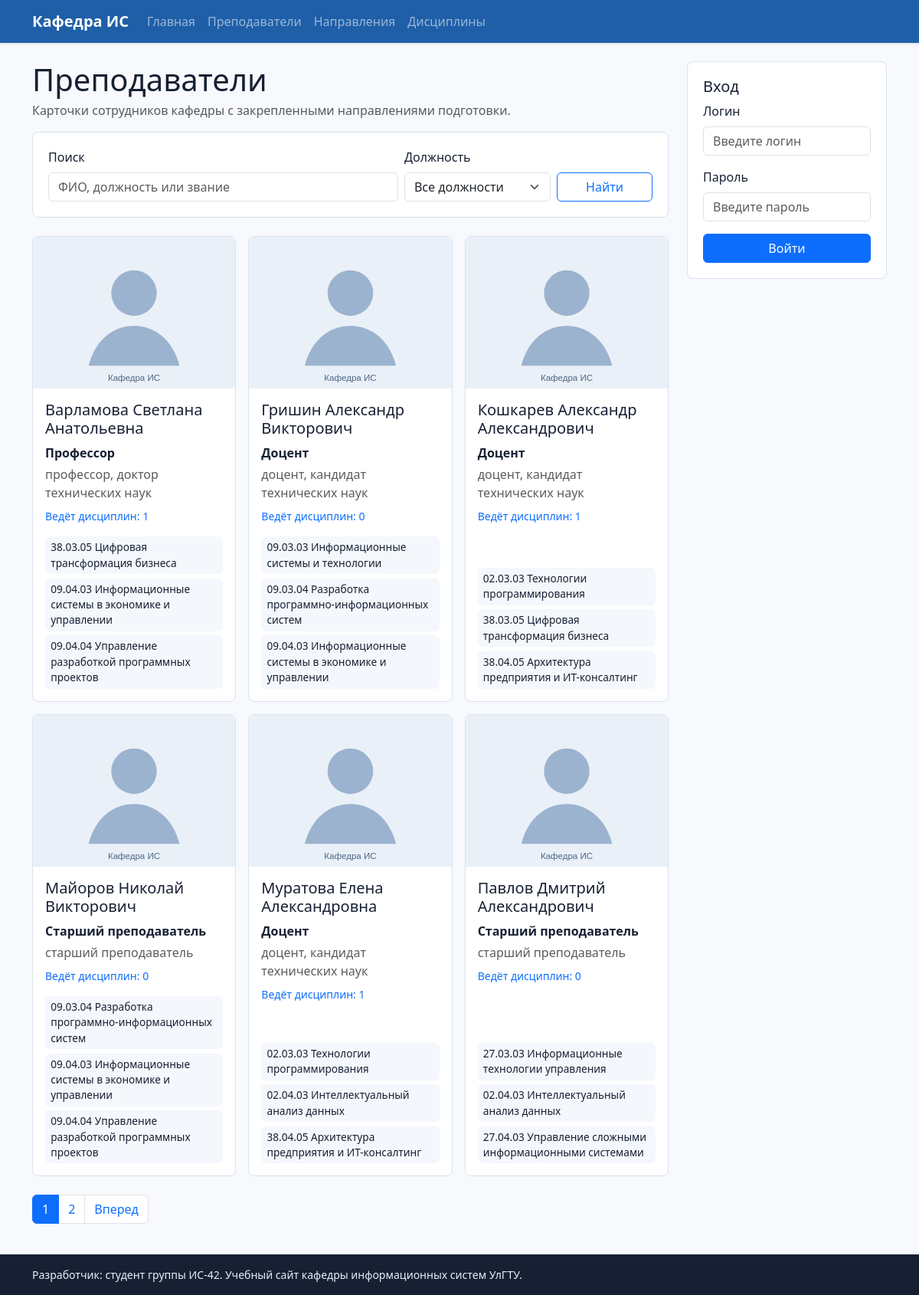
Screenshot of /teachers/ with the database file from the repository.
### core/models.py (models this page shows, shortened)
class Teacher(models.Model):
    POSITION_HEAD = 'Заведующий кафедрой'
    POSITION_PROFESSOR = 'Профессор'
    POSITION_DOCENT = 'Доцент'
    POSITION_SENIOR = 'Старший преподаватель'
    POSITION_CHOICES = [
        (POSITION_HEAD, POSITION_HEAD),
        (POSITION_PROFESSOR, POSITION_PROFESSOR),
        (POSITION_DOCENT, POSITION_DOCENT),
        (POSITION_SENIOR, POSITION_SENIOR),
    ]
    user = models.OneToOneField(
        settings.AUTH_USER_MODEL,
        verbose_name='Учетная запись',
        on_delete=models.SET_NULL,
        blank=True,
        null=True,
        related_name='teacher_profile',
    )
    full_name = models.CharField('ФИО', max_length=180)
    position = models.CharField('Должность', max_length=80, choices=POSITION_CHOICES)
    academic_title = models.CharField('Ученое звание', max_length=120, blank=True)
    photo_url = models.URLField('URL фотографии', blank=True)
    directions = models.ManyToManyField(Direction, verbose_name='Направления подготовки', blank=True)
    bio = models.TextField('Краткая информация', blank=True)
    class Meta:
        ordering = ['full_name']
        verbose_name = 'преподаватель'
        verbose_name_plural = 'преподаватели'

class Direction(models.Model):
    qualification = models.CharField('Квалификация', max_length=80)
    code = models.CharField('Код направления', max_length=20, blank=True)
    name = models.CharField('Направление', max_length=180)
    profile = models.CharField('Профиль', max_length=220)
    class Meta:
        ordering = ['qualification', 'code', 'name', 'profile']
        verbose_name = 'направление подготовки'
        verbose_name_plural = 'направления подготовки'

### core/views.py (the view)
# urls.py: path('teachers/', views.teacher_list, name='teachers'),
def teacher_list(request):
    teachers = Teacher.objects.prefetch_related('directions').select_related('user')
    query = request.GET.get('q', '').strip()
    position = request.GET.get('position', '').strip()
    if query:
        teachers = teachers.filter(
            Q(full_name__icontains=query)
            | Q(position__icontains=query)
            | Q(academic_title__icontains=query)
        )
    if position:
        teachers = teachers.filter(position=position)
    paginator = Paginator(teachers, 6)
    page_obj = paginator.get_page(request.GET.get('page'))
    params = request.GET.copy()
    params.pop('page', None)
    context = auth_context(request) | {
        'title': 'Преподаватели',
        'page_obj': page_obj,
        'positions': Teacher.POSITION_CHOICES,
        'query': query,
        'position': position,
        'query_string': urlencode(params, doseq=True),
    }
    return render(request, 'core/teacher_list.html', context)

### core/forms.py
class BootstrapAuthenticationForm(AuthenticationForm):
    username = forms.CharField(
        label='Логин',
        widget=forms.TextInput(attrs={'class': 'form-control', 'placeholder': 'Введите логин'}),
    )
    password = forms.CharField(
        label='Пароль',
        widget=forms.PasswordInput(attrs={'class': 'form-control', 'placeholder': 'Введите пароль'}),
    )

### core/views.py (called while the page is built)
def auth_context(request):
    return {'login_form': BootstrapAuthenticationForm(request)}

### core/templates/core/teacher_list.html (shortened to what this page needs)
{% extends 'core/base.html' %}
{% load static %}
{% block content %}
<div class="d-flex flex-column flex-md-row justify-content-between gap-3 mb-3">
    <div>
        <h1 class="mb-1">Преподаватели</h1>
        <p class="text-muted mb-0">Карточки сотрудников кафедры с закрепленными направлениями подготовки.</p>
    </div>
</div>
<form method="get" class="filters mb-4">
    <div class="row g-2">
        <div class="col-md-7">
            <label class="form-label" for="q">Поиск</label>
            <input class="form-control" id="q" name="q" type="search" value="{{ query }}" placeholder="ФИО, должность или звание">
        </div>
        <div class="col-md-3">
            <label class="form-label" for="position">Должность</label>
            <select class="form-select" id="position" name="position">
                <option value="">Все должности</option>
            </select>
        </div>
        <div class="col-md-2 d-flex align-items-end">
            <button class="btn btn-outline-primary w-100" type="submit">Найти</button>
        </div>
    </div>
</form>
<div class="teacher-grid">
    {% for teacher in page_obj %}
        <article class="teacher-card">
            <img class="teacher-photo" src="{{ teacher.photo_url|default:'/static/core/teacher-placeholder.svg' }}" alt="Фото преподавателя {{ teacher.full_name }}">
            <div class="teacher-body">
                <h2 class="h5">{{ teacher.full_name }}</h2>
                <p class="mb-1"><strong>{{ teacher.position }}</strong></p>
                <p class="text-muted mb-2">{{ teacher.academic_title|default:'Звание не указано' }}</p>
                <p class="small text-primary">
                     Ведёт дисциплин: {{ teacher.subjects.count }}
                </p>
                <div class="directions-list">
                    {% for direction in teacher.directions.all|slice:':3' %}
                        <span>{{ direction.code }} {{ direction.profile }}</span>
                    {% empty %}
                        <span>Направления не назначены</span>
                    {% endfor %}
                </div>
            </div>
        </article>
    {% empty %}
        <div class="alert alert-info">Преподаватели не найдены.</div>
    {% endfor %}
</div>
{% include 'core/pagination.html' %}
{% endblock %}

### core/templates/core/base.html (shortened to what this page needs)
{% load static %}
<!doctype html>
<html lang="ru">
<head>
    <link href="https://cdn.jsdelivr.net/npm/bootstrap@5.3.3/dist/css/bootstrap.min.css" rel="stylesheet">
    <link rel="stylesheet" href="{% static 'core/styles.css' %}">
</head>
<body class="d-flex flex-column min-vh-100">
<nav class="navbar navbar-expand-lg navbar-dark bg-primary shadow-sm">
    <div class="container">
        <a class="navbar-brand fw-semibold" href="{% url 'home' %}">Кафедра ИС</a>
        <div class="collapse navbar-collapse" id="mainNav">
            <ul class="navbar-nav me-auto mb-2 mb-lg-0">
                <li class="nav-item"><a class="nav-link" href="{% url 'home' %}">Главная</a></li>
                <li class="nav-item"><a class="nav-link" href="{% url 'teachers' %}">Преподаватели</a></li>
                <li class="nav-item"><a class="nav-link" href="{% url 'directions' %}">Направления</a></li>
                <li class="nav-item"><a class="nav-link" href="{% url 'subjects' %}">Дисциплины</a></li>
            </ul>
        </div>
    </div>
</nav>
<main class="flex-grow-1 py-4">
    <div class="container">
        <div class="row g-4 align-items-start">
            <section class="{% if hide_auth_panel %}col-12{% else %}col-lg-8 col-xl-9{% endif %}">
                {% block content %}{% endblock %}
            </section>
            {% if not hide_auth_panel %}
            <aside class="col-lg-4 col-xl-3">
                <div class="auth-panel">
                    {% if user.is_authenticated %}
                        <h2 class="h5">Добро пожаловать</h2>
                        <p class="mb-2">{{ user.get_username }}</p>
                        {% if user.is_staff %}
                            <span class="badge text-bg-success">Администратор</span>
                        {% else %}
                            <span class="badge text-bg-secondary">Преподаватель</span>
                        {% endif %}
                        <form method="post" action="{% url 'logout' %}" class="mt-3">
                            {% csrf_token %}
                            <button class="btn btn-outline-primary w-100" type="submit">Выйти</button>
                        </form>
                    {% else %}
                        <h2 class="h5">Вход</h2>
                        <form method="post" action="{% url 'login' %}" novalidate>
                            <div class="mb-3">
                                <label class="form-label" for="{{ login_form.username.id_for_label }}">Логин</label>
                                {{ login_form.username }}
                            </div>
                            <div class="mb-3">
                                <label class="form-label" for="{{ login_form.password.id_for_label }}">Пароль</label>
                                {{ login_form.password }}
                            </div>
                            <button class="btn btn-primary w-100" type="submit">Войти</button>
                        </form>
                    {% endif %}
                </div>
            </aside>
            {% endif %}
        </div>
    </div>
</main>
<footer class="site-footer mt-auto py-3">
    <div class="container small">Разработчик: студент группы ИС-42. Учебный сайт кафедры информационных систем УлГТУ.</div>
</footer>
</body>
</html>

### core/templates/core/pagination.html (shortened to what this page needs)
{% if page_obj.paginator.num_pages > 1 %}
<nav class="mt-4" aria-label="Навигация по страницам">
    <ul class="pagination flex-wrap">
        {% for number in page_obj.paginator.page_range %}
            <li class="page-item {% if number == page_obj.number %}active{% endif %}">
                <a class="page-link" href="?{% if query_string %}{{ query_string }}&{% endif %}page={{ number }}">{{ number }}</a>
            </li>
        {% endfor %}
        {% if page_obj.has_next %}
            <li class="page-item"><a class="page-link" href="?{% if query_string %}{{ query_string }}&{% endif %}page={{ page_obj.next_page_number }}">Вперед</a></li>
        {% endif %}
    </ul>
</nav>
{% endif %}

### core/static/core/styles.css (style rules this page uses)
:root { --dept-blue: #1f5fa8; --dept-ink: #172033; --dept-line: #d9e2ef; --dept-soft: #f4f7fb; }
html, body { height: 100%; }
body { background: #f7f9fc; color: var(--dept-ink); }
.bg-primary { background-color: var(--dept-blue) !important; }
.page-head, .content-section, .auth-panel, .form-panel, .filters { background: #fff; border: 1px solid var(--dept-line); border-radius: 8px; padding: 1.25rem; }
.auth-panel { position: sticky; top: 1rem; }
.teacher-grid { display: grid; grid-template-columns: repeat(auto-fit, minmax(240px, 1fr)); gap: 1rem; }
.teacher-card { display: flex; flex-direction: column; min-height: 100%; overflow: hidden; background: #fff; border: 1px solid var(--dept-line); border-radius: 8px; }
.teacher-photo { width: 100%; aspect-ratio: 4 / 3; object-fit: cover; background: var(--dept-soft); }
.teacher-body { display: flex; flex-direction: column; flex: 1; padding: 1rem; }
.directions-list { display: flex; flex-wrap: wrap; gap: .35rem; margin-top: auto; }
.directions-list span { display: inline-block; max-width: 100%; padding: .25rem .45rem; border-radius: 6px; background: var(--dept-soft); font-size: .85rem; }
.site-footer { background: #172033; color: #e7eef9; }

### rows the page displays
Teacher: full_name "Варламова Светлана Анатольевна", position "Профессор", academic_title "профессор, доктор технических наук", subjects.count "1"
Direction: code "38.03.05", profile "Цифровая трансформация бизнеса"
Direction: code "09.04.03", profile "Информационные системы в экономике и управлении"
Direction: code "09.04.04", profile "Управление разработкой программных проектов"
Teacher: full_name "Гришин Александр Викторович", position "Доцент", academic_title "доцент, кандидат технических наук", subjects.count "0"
Direction: code "09.03.03", profile "Информационные системы и технологии"
Direction: code "09.03.04", profile "Разработка программно-информационных систем"
Teacher: full_name "Кошкарев Александр Александрович", position "Доцент", academic_title "доцент, кандидат технических наук", subjects.count "1"
Direction: code "02.03.03", profile "Технологии программирования"
Direction: code "38.04.05", profile "Архитектура предприятия и ИТ-консалтинг"
Teacher: full_name "Майоров Николай Викторович", position "Старший преподаватель", academic_title "старший преподаватель", subjects.count "0"
Teacher: full_name "Муратова Елена Александровна", position "Доцент", academic_title "доцент, кандидат технических наук", subjects.count "1"
Direction: code "02.04.03", profile "Интеллектуальный анализ данных"
Teacher: full_name "Павлов Дмитрий Александрович", position "Старший преподаватель", academic_title "старший преподаватель", subjects.count "0"
Direction: code "27.03.03", profile "Информационные технологии управления"
Direction: code "27.04.03", profile "Управление сложными информационными системами"

### other values shown
{{ number }} "1" "2"
